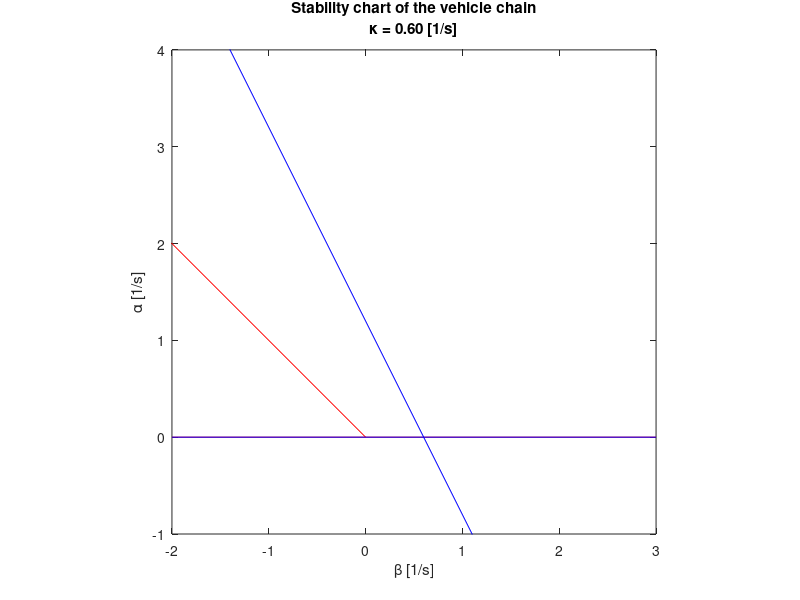

Reproduce this figure in MATLAB.
%% Create analytical stability charts for the vehicle chain

clear; %close all; clc;

%% Parameters
kappa=0.6;
% range of parameters
betamin=-2;
betamax=3;
alphamin=-1;
alphamax=4;
aspect_ratio=1;

%% Plant stability boundaries
betaP1=[betamin,betamax];
alphaP1=[0,0];
alphaP2=[0,alphamax];
betaP2=-alphaP2;

%% Sring stability boundaries
% omega=0
betaS1=[betamin,betamax];
alphaS1=[0,0];
betaS2=[betamin,betamax];
alphaS2=2*(kappa-betaS2);

%% Stability chart
figure(1); clf; hold on; box on;
% plant stability boundaries
plot(betaP1,alphaP1,'r',betaP2,alphaP2,'r');
% string stability boundaries
plot(betaS1,alphaS1,'b',betaS2,alphaS2,'b');
axis([betamin betamax alphamin alphamax]);
pbaspect([aspect_ratio,1,1]);
xlabel('\beta [1/s]');
ylabel('\alpha [1/s]');
title(['Stability chart of the vehicle chain',10,...
       '\kappa = ',num2str(kappa,'%3.2f'),' [1/s]']);

%% Plot points on existing stability chart
% hold on; plot([-0.5,-0.4,0.25,0.4,0.5,0.5,0.5],[0.4,0.4,0.4,0.4,0.4,0,-0.1],'bx');
% axis([-0.6,1,-0.4,1.2]);
